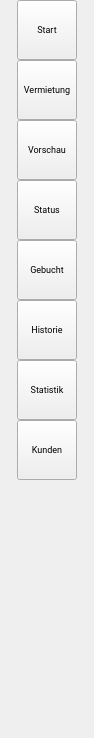
<?xml version="1.0" encoding="UTF-8"?>
<ui version="4.0">
 <class>NavBar</class>
 <widget class="QWidget" name="NavBar">
  <property name="geometry">
   <rect>
    <x>0</x>
    <y>0</y>
    <width>94</width>
    <height>738</height>
   </rect>
  </property>
  <property name="minimumSize">
   <size>
    <width>60</width>
    <height>0</height>
   </size>
  </property>
  <property name="maximumSize">
   <size>
    <width>94</width>
    <height>16777215</height>
   </size>
  </property>
  <property name="windowTitle">
   <string>Form</string>
  </property>
  <property name="styleSheet">
   <string notr="true"/>
  </property>
  <layout class="QVBoxLayout" name="verticalLayout">
   <property name="spacing">
    <number>0</number>
   </property>
   <property name="leftMargin">
    <number>0</number>
   </property>
   <property name="topMargin">
    <number>0</number>
   </property>
   <property name="rightMargin">
    <number>0</number>
   </property>
   <property name="bottomMargin">
    <number>0</number>
   </property>
   <item alignment="Qt::AlignmentFlag::AlignHCenter">
    <widget class="IconButton" name="pushButton">
     <property name="minimumSize">
      <size>
       <width>60</width>
       <height>60</height>
      </size>
     </property>
     <property name="maximumSize">
      <size>
       <width>60</width>
       <height>60</height>
      </size>
     </property>
     <property name="font">
      <font>
       <family>Roboto</family>
       <pointsize>7</pointsize>
      </font>
     </property>
     <property name="text">
      <string>Start</string>
     </property>
     <property name="iconSize">
      <size>
       <width>32</width>
       <height>32</height>
      </size>
     </property>
     <property name="checkable">
      <bool>true</bool>
     </property>
     <property name="pixmap" stdset="0">
      <pixmap resource="../assets/ressources.qrc">:/icons/home.png</pixmap>
     </property>
    </widget>
   </item>
   <item alignment="Qt::AlignmentFlag::AlignHCenter">
    <widget class="IconButton" name="pushButton_2">
     <property name="minimumSize">
      <size>
       <width>60</width>
       <height>60</height>
      </size>
     </property>
     <property name="maximumSize">
      <size>
       <width>60</width>
       <height>60</height>
      </size>
     </property>
     <property name="font">
      <font>
       <family>Roboto</family>
       <pointsize>7</pointsize>
      </font>
     </property>
     <property name="text">
      <string>Vermietung</string>
     </property>
     <property name="iconSize">
      <size>
       <width>32</width>
       <height>32</height>
      </size>
     </property>
     <property name="checkable">
      <bool>true</bool>
     </property>
     <property name="pixmap" stdset="0">
      <pixmap resource="../assets/ressources.qrc">:/icons/rent.png</pixmap>
     </property>
    </widget>
   </item>
   <item alignment="Qt::AlignmentFlag::AlignHCenter">
    <widget class="IconButton" name="pushButton_3">
     <property name="minimumSize">
      <size>
       <width>60</width>
       <height>60</height>
      </size>
     </property>
     <property name="maximumSize">
      <size>
       <width>60</width>
       <height>60</height>
      </size>
     </property>
     <property name="font">
      <font>
       <family>Roboto</family>
       <pointsize>7</pointsize>
      </font>
     </property>
     <property name="text">
      <string>Vorschau</string>
     </property>
     <property name="iconSize">
      <size>
       <width>32</width>
       <height>32</height>
      </size>
     </property>
     <property name="checkable">
      <bool>true</bool>
     </property>
     <property name="pixmap" stdset="0">
      <pixmap resource="../assets/ressources.qrc">:/icons/car_prev.png</pixmap>
     </property>
    </widget>
   </item>
   <item alignment="Qt::AlignmentFlag::AlignHCenter">
    <widget class="IconButton" name="pushButton_6">
     <property name="minimumSize">
      <size>
       <width>60</width>
       <height>60</height>
      </size>
     </property>
     <property name="maximumSize">
      <size>
       <width>60</width>
       <height>60</height>
      </size>
     </property>
     <property name="font">
      <font>
       <family>Roboto</family>
       <pointsize>7</pointsize>
      </font>
     </property>
     <property name="text">
      <string>Status</string>
     </property>
     <property name="iconSize">
      <size>
       <width>32</width>
       <height>32</height>
      </size>
     </property>
     <property name="checkable">
      <bool>true</bool>
     </property>
     <property name="pixmap" stdset="0">
      <pixmap resource="../assets/ressources.qrc">:/icons/status.png</pixmap>
     </property>
    </widget>
   </item>
   <item alignment="Qt::AlignmentFlag::AlignHCenter">
    <widget class="IconButton" name="pushButton_5">
     <property name="minimumSize">
      <size>
       <width>60</width>
       <height>60</height>
      </size>
     </property>
     <property name="maximumSize">
      <size>
       <width>60</width>
       <height>60</height>
      </size>
     </property>
     <property name="font">
      <font>
       <family>Roboto</family>
       <pointsize>7</pointsize>
      </font>
     </property>
     <property name="text">
      <string>Gebucht</string>
     </property>
     <property name="iconSize">
      <size>
       <width>32</width>
       <height>32</height>
      </size>
     </property>
     <property name="checkable">
      <bool>true</bool>
     </property>
     <property name="pixmap" stdset="0">
      <pixmap resource="../assets/ressources.qrc">:/icons/hist.png</pixmap>
     </property>
    </widget>
   </item>
   <item alignment="Qt::AlignmentFlag::AlignHCenter">
    <widget class="IconButton" name="pushButton_4">
     <property name="minimumSize">
      <size>
       <width>60</width>
       <height>60</height>
      </size>
     </property>
     <property name="maximumSize">
      <size>
       <width>60</width>
       <height>60</height>
      </size>
     </property>
     <property name="font">
      <font>
       <family>Roboto</family>
       <pointsize>7</pointsize>
      </font>
     </property>
     <property name="text">
      <string>Historie</string>
     </property>
     <property name="iconSize">
      <size>
       <width>32</width>
       <height>32</height>
      </size>
     </property>
     <property name="checkable">
      <bool>true</bool>
     </property>
     <property name="pixmap" stdset="0">
      <pixmap resource="../assets/ressources.qrc">:/icons/history.png</pixmap>
     </property>
    </widget>
   </item>
   <item alignment="Qt::AlignmentFlag::AlignHCenter">
    <widget class="IconButton" name="pushButton_7">
     <property name="minimumSize">
      <size>
       <width>60</width>
       <height>60</height>
      </size>
     </property>
     <property name="maximumSize">
      <size>
       <width>60</width>
       <height>60</height>
      </size>
     </property>
     <property name="font">
      <font>
       <family>Roboto</family>
       <pointsize>7</pointsize>
      </font>
     </property>
     <property name="text">
      <string>Statistik</string>
     </property>
     <property name="iconSize">
      <size>
       <width>32</width>
       <height>32</height>
      </size>
     </property>
     <property name="checkable">
      <bool>true</bool>
     </property>
     <property name="pixmap" stdset="0">
      <pixmap resource="../assets/ressources.qrc">:/icons/statistic.png</pixmap>
     </property>
    </widget>
   </item>
   <item alignment="Qt::AlignmentFlag::AlignHCenter">
    <widget class="IconButton" name="pushButton_8">
     <property name="minimumSize">
      <size>
       <width>60</width>
       <height>60</height>
      </size>
     </property>
     <property name="maximumSize">
      <size>
       <width>60</width>
       <height>60</height>
      </size>
     </property>
     <property name="font">
      <font>
       <family>Roboto</family>
       <pointsize>7</pointsize>
      </font>
     </property>
     <property name="text">
      <string>Kunden</string>
     </property>
     <property name="iconSize">
      <size>
       <width>32</width>
       <height>32</height>
      </size>
     </property>
     <property name="checkable">
      <bool>true</bool>
     </property>
     <property name="pixmap" stdset="0">
      <pixmap resource="../assets/ressources.qrc">:/icons/customers.png</pixmap>
     </property>
    </widget>
   </item>
   <item>
    <spacer name="verticalSpacer">
     <property name="orientation">
      <enum>Qt::Orientation::Vertical</enum>
     </property>
     <property name="sizeHint" stdset="0">
      <size>
       <width>20</width>
       <height>255</height>
      </size>
     </property>
    </spacer>
   </item>
  </layout>
 </widget>
 <customwidgets>
  <customwidget>
   <class>IconButton</class>
   <extends>QPushButton</extends>
   <header>app.widgets.buttons.IconButton</header>
  </customwidget>
 </customwidgets>
 <resources>
  <include location="../assets/ressources.qrc"/>
 </resources>
 <connections/>
</ui>
